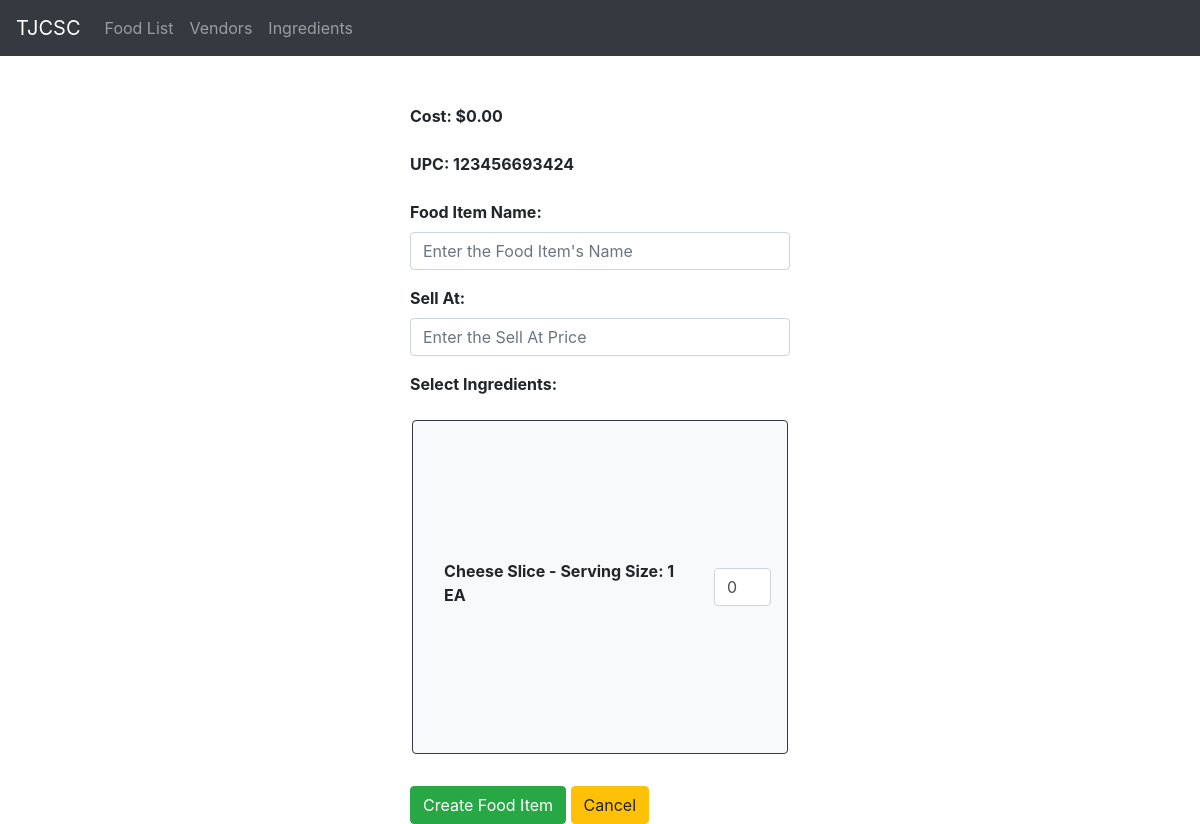
The app's page /create/, older data.
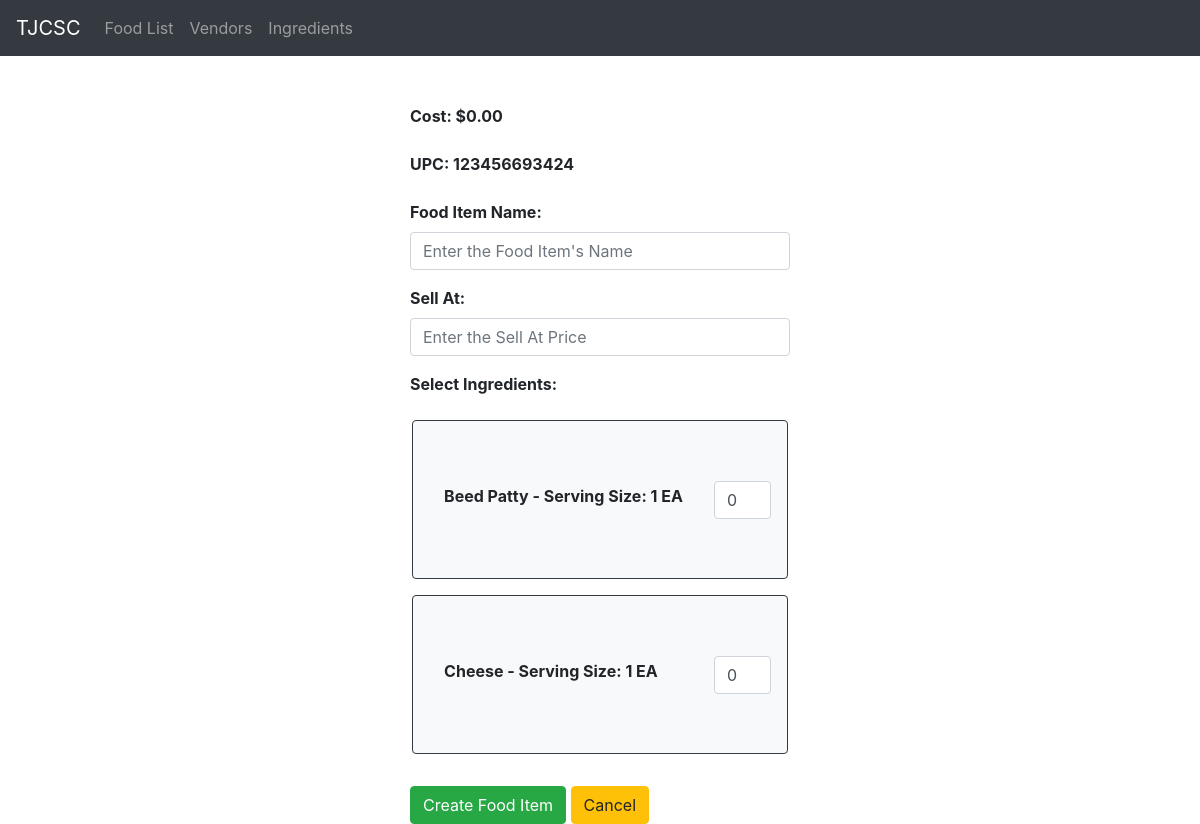
The same page, newer data.
### ingredients/models.py (models this page shows)
class Ingredient(models.Model):
    ingredient_name = models.CharField(max_length=250)
    ingredient_serving_size = models.IntegerField()
    unit_of_measure = models.ForeignKey(UnitOfMeasure, on_delete = models.CASCADE)
    vendor = models.ForeignKey(Vendor, on_delete= models.CASCADE)
    serving_size_cost = models.DecimalField(default=0.00, max_digits=10, decimal_places=2)

class UnitOfMeasure(models.Model):
    abbr = models.CharField(max_length=2)
    description = models.CharField(max_length=100)

### foodlist/views.py (the view)
# urls.py: path('create/', foodlist_views.create_food_item, name='foodlist-create')
def create_food_item(request):
   random.seed(int(time.time()))
   upc = random.randint(123456000000, 123456999999)
   context = {
      'ingredients' : Ingredient.objects.select_related('unit_of_measure').order_by('ingredient_name'),
      'upc' : upc
   }
   return render(request, 'foodlist/create_fooditem.html', context)

### foodlist/templates/foodlist/create_fooditem.html (shortened to what this page needs)
{% extends "foodlist/base.html" %}
{% block content %}
<div class='row mt-5 d-flex justify-content-center'>
    <div class='col-4'>
        <form method='POST'>
            <div class='form-group'>
                <label id='cost' for='cost' class='font-weight-bold'>Cost: $0.00</label>
            </div>
            <div class='form-group'>
                <label id='upc' for='upc' class='font-weight-bold'>UPC: {{upc}}</label>
            </div>
            <div class='form-group'>
                <label for='food_item_name' class='font-weight-bold'>Food Item Name:</label>
                <input required placeholder="Enter the Food Item's Name" type='text' class='form-control' name ='food_item_name' id='food_item_name'>
            </div>
            <div class='form-group'>
                <label for='sell_at' class='font-weight-bold'>Sell At:</label>
                <input placeholder="Enter the Sell At Price" type='number' min='0.00' step='0.01' class='form-control' name='sell_at' id='sell_at'>
            </div>
            <div class='form-group'>
                <label class='font-weight-bold'>Select Ingredients: </label>
            </div>
            <div class='overflow-auto row justify-content-center mb-3' style="height: 350px;">
                {% for ingredient in ingredients %}
                <div class='form-group border border-dark rounded d-flex d-inline col-11 align-items-center p-3 bg-light w-90 ml-1 mr-1' >
                    <label id='' for='upc' class='font-weight-bold col-10 '>{{ingredient.ingredient_name}} - Serving Size: {{ingredient.ingredient_serving_size}} {{ingredient.unit_of_measure.abbr}} </label>
                    <input onClick="test(this.value, this.data-cost)" value=0 type='number' min=0 class='form-control col-2' name='rep_name' id='rep_name' data-cost='{{ingredient.serving_size_cost}}'>
                </div>
                {% endfor %}
            </div>
            <button type="submit" class="btn btn-success">Create Food Item</button>
            <a class="btn btn-warning" href="{% url 'foodlist-home' %}">Cancel</a>
        </form>
    </div>
</div>
{% endblock %}

Row changes from the older to the newer data that the page shows:
added Ingredient: ingredient_name "Beed Patty", ingredient_serving_size "1", unit_of_measure.abbr "EA"
changed Ingredient: ingredient_name "Cheese Slice" → "Cheese"
